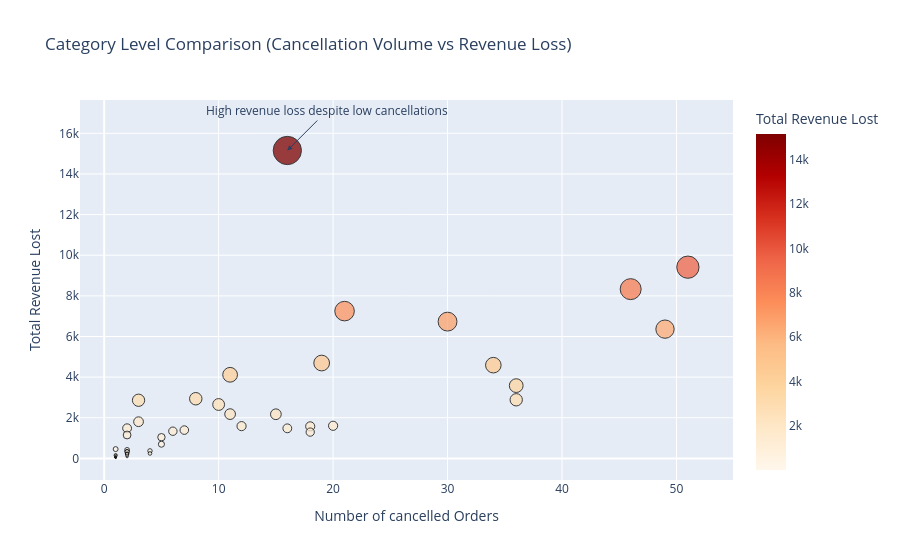

This figure's notebook cell:
### Code cell
revenue_leakage_summary.category_lvl_vol_vs_rvn_summary(fig, cncl_count_and_amount_by_prd_cat)

### Figure 1 — Plotly figure (JSON) as saved in the notebook; plotly's stock layout.template omitted (floating-point values rounded to 4 significant figures)
{"data": [{"hovertemplate": "<b>Category:</b> %{hovertext}<br><b>Cancelled Orders:</b> %{x}<br><b>Revenue Lost:</b> %{y:.2f}<br><extra></extra>", "hovertext": ["cool_stuff", "sports_leisure", "computers_accessories", "watches_gifts", "auto", "housewares", "garden_tools", "toys", "musical_instruments", "health_beauty", "small_appliances", "furniture_decor", "home_appliances_2", "consoles_games", "electronics", "perfumery", "fixed_telephony", "baby", "stationery", "telephony", "dvds_blu_ray", "Unknown", "books_general_interest", "fashion_bags_accessories", "bed_bath_table", "construction_tools_lights", "construction_tools_safety", "pet_shop", "office_furniture", "kitchen_dining_laundry_garden_furniture", "luggage_accessories", "air_conditioning", "furniture_living_room", "costruction_tools_garden", "fashion_shoes", "home_appliances", "food", "construction_tools_construction", "market_place", "home_construction", "food_drink", "drinks", "fashion_male_clothing", "art", "diapers_and_hygiene", "audio", "christmas_supplies"], "legendgroup": "", "marker": {"color": [15150.0, 9412.0, 8331.0, 7249.0, 6732.0, 6363.0, 4694.0, 4589.0, 4116.0, 3582.0, 2937.0, 2886.0, 2862.0, 2654.0, 2181.0, 2174.0, 1807.0, 1606.0, 1590.0, 1577.0, 1484.0, 1480.0, 1394.0, 1339.0, 1296.0, 1153.0, 1043.0, 699.7, 459.6, 422.0, 371.1, 337.6, 327.4, 245.4, 233.2, 219.1, 167.7, 148.3, 140.0, 86.74, 79.37, 69.2, 56.78, 51.6, 40.02, 27.68, 20.93], "coloraxis": "coloraxis", "line": {"color": "black", "width": 1}, "opacity": 0.75, "size": [15150.0, 9412.0, 8331.0, 7249.0, 6732.0, 6363.0, 4694.0, 4589.0, 4116.0, 3582.0, 2937.0, 2886.0, 2862.0, 2654.0, 2181.0, 2174.0, 1807.0, 1606.0, 1590.0, 1577.0, 1484.0, 1480.0, 1394.0, 1339.0, 1296.0, 1153.0, 1043.0, 699.7, 459.6, 422.0, 371.1, 337.6, 327.4, 245.4, 233.2, 219.1, 167.7, 148.3, 140.0, 86.74, 79.37, 69.2, 56.78, 51.6, 40.02, 27.68, 20.93], "sizemode": "area", "sizeref": 37.88, "symbol": "circle"}, "mode": "markers", "name": "", "orientation": "v", "showlegend": false, "type": "scatter", "x": [16, 51, 46, 21, 30, 49, 19, 34, 11, 36, 8, 36, 3, 10, 11, 15, 3, 20, 12, 18, 2, 16, 7, 6, 18, 2, 5, 5, 1, 2, 4, 2, 2, 4, 2, 2, 1, 2, 1, 1, 2, 1, 1, 1, 1, 1, 1], "xaxis": "x", "y": [15150.0, 9412.0, 8331.0, 7249.0, 6732.0, 6363.0, 4694.0, 4589.0, 4116.0, 3582.0, 2937.0, 2886.0, 2862.0, 2654.0, 2181.0, 2174.0, 1807.0, 1606.0, 1590.0, 1577.0, 1484.0, 1480.0, 1394.0, 1339.0, 1296.0, 1153.0, 1043.0, 699.7, 459.6, 422.0, 371.1, 337.6, 327.4, 245.4, 233.2, 219.1, 167.7, 148.3, 140.0, 86.74, 79.37, 69.2, 56.78, 51.6, 40.02, 27.68, 20.93], "yaxis": "y"}], "layout": {"annotations": [{"arrowhead": 2, "ax": 40, "ay": -40, "showarrow": true, "text": "High revenue loss despite low cancellations", "x": 16, "y": 15150.0}], "coloraxis": {"colorbar": {"title": {"text": "Total Revenue Lost"}}, "colorscale": [[0, "rgb(255,247,236)"], [0.125, "rgb(254,232,200)"], [0.25, "rgb(253,212,158)"], [0.375, "rgb(253,187,132)"], [0.5, "rgb(252,141,89)"], [0.625, "rgb(239,101,72)"], [0.75, "rgb(215,48,31)"], [0.875, "rgb(179,0,0)"], [1, "rgb(127,0,0)"]]}, "legend": {"itemsizing": "constant", "tracegroupgap": 0}, "title": {"text": "Category Level Comparison (Cancellation Volume vs Revenue Loss)"}, "xaxis": {"anchor": "y", "domain": [0, 1], "title": {"text": "Number of cancelled Orders"}}, "yaxis": {"anchor": "x", "domain": [0, 1], "title": {"text": "Total Revenue Lost"}}}}
